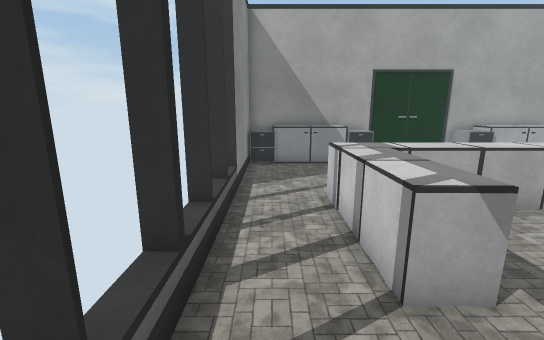
[1] (above)

16 first-person views from a walk through a scene from a Unity 3-D project. The camera is 1.3 m above the floor, tilts 12° down and sees 90° across. The floor is counted in squares, 0.5 m on a side. Each view is taken from the middle of a square. On the plan, view 1 faces up. The plan holds only what a view shows up to about 19 squares ahead; the rest is blank. The player is left out. Some surface patterns are stand-ins.

[2]
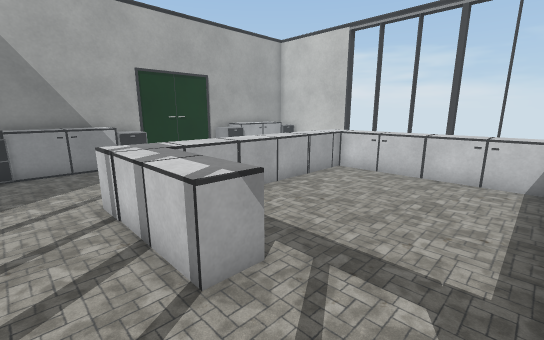

[3]
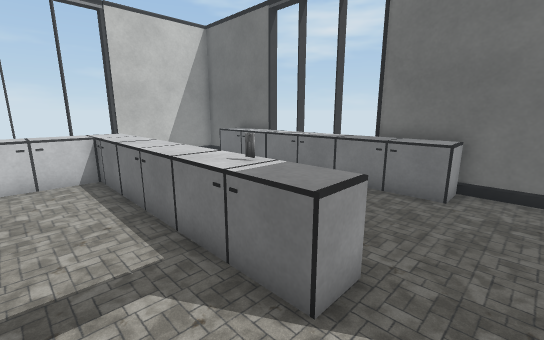

[4]
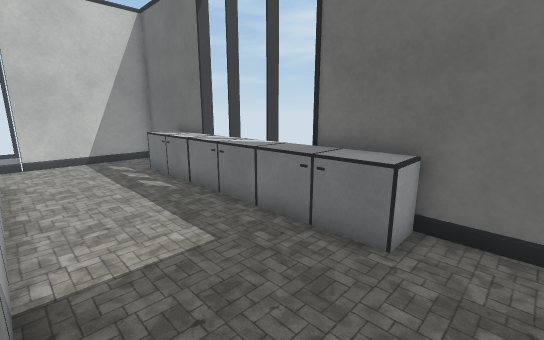

[5]
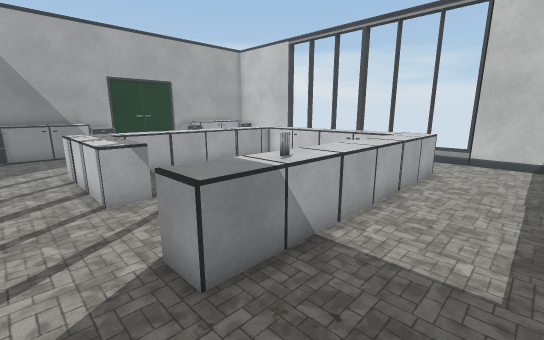

[6]
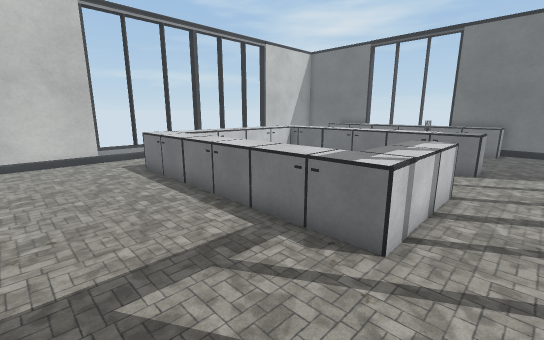

[7]
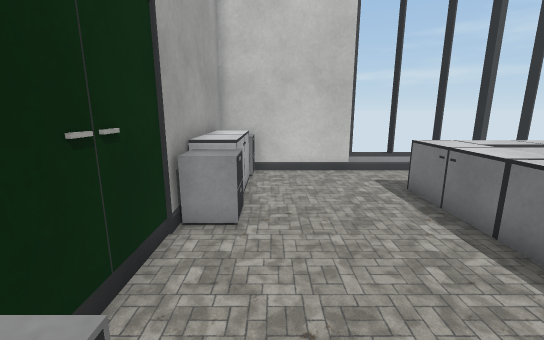

[8]
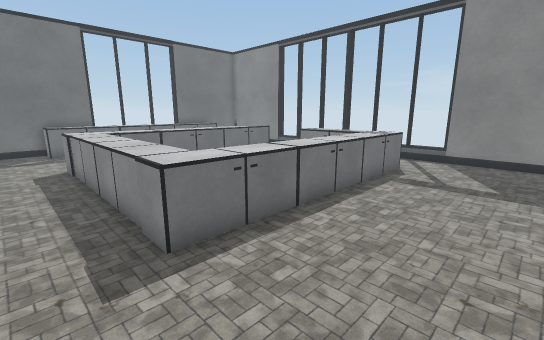

[9]
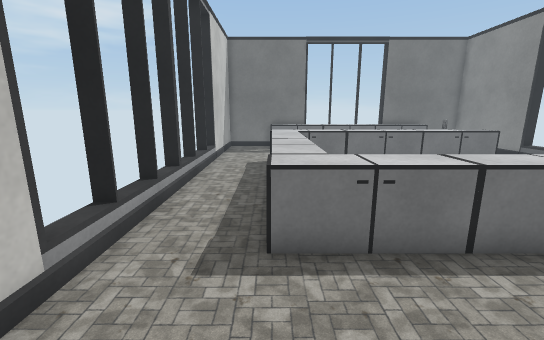

[10]
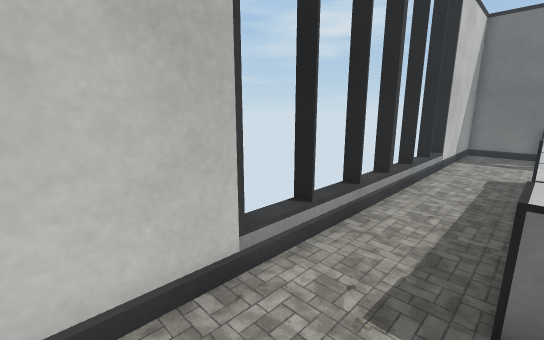

[11]
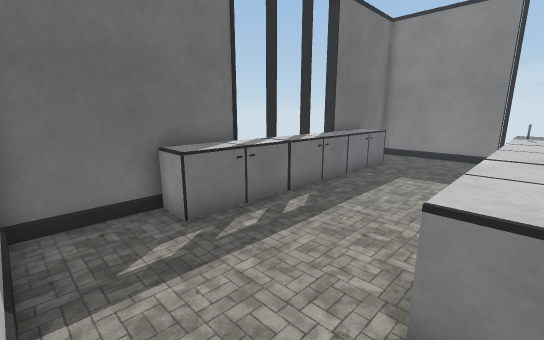

[12]
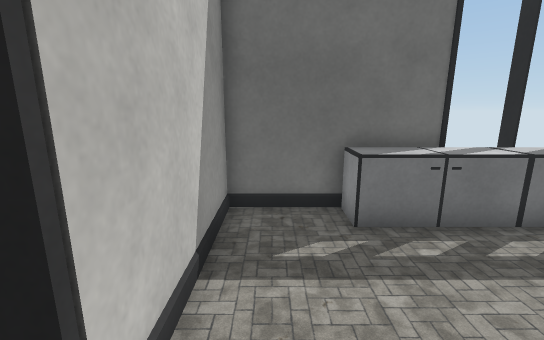

[13]
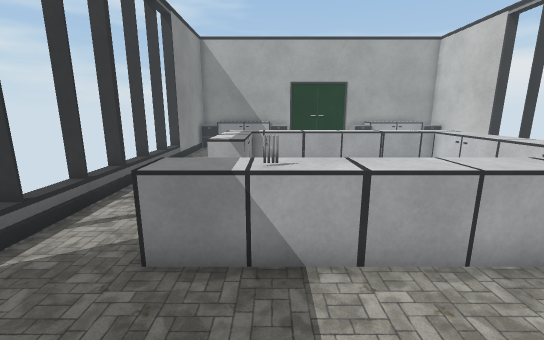

[14]
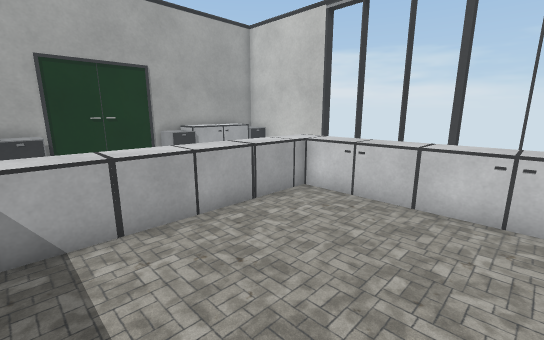

[15]
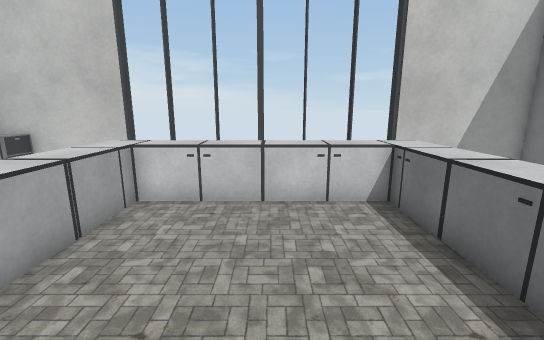

[16]
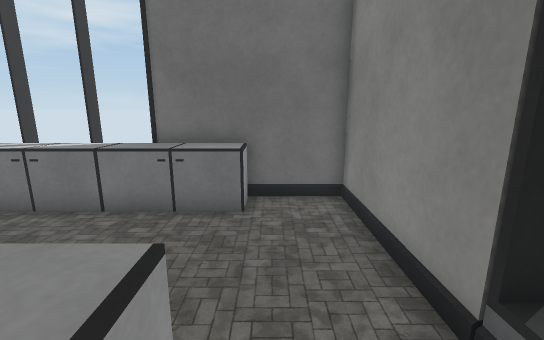

### Floor plan
Key: @ floor where view 1 was taken; # wall or solid block; . floor; / step, stairs or slope; C cabinet.
Columns run from 2 left of view 1 to 17 right of it. Each row starts with its distance up from view 1.
 15  ##CCC########CCC##
 14  CCCCCCC....CCCCCCC
 13  #................#
 12  #................#
 11  #................#
 10 ##................##
  9  /................/
  8 #/..CCCCCCCCCCCC../#
  7  /..CCCCCCCCCCCC../
  6 #/..CC........CC../#
  5  /..CC........CC../
  4 #/..CC........CC../#
  3  /..CC........CC../
  2 #/............CC../#
  1  /............CC../
  0 #/@...........CC../#
 -1  /..CCCCCCCCCCCC../
 -2 ##..CCCCCCCCCCCC..##
 -3 ##................##
 -4  #................#
 -5  #................#
 -6  #................#
 -7  #..CCCCCCCCCCCC..#
 -8  ###CCCCCCCCCCCC###
 -9        ######

Where each view was taken, in squares from view 1:
view 1: 0 up, 0 right, facing up
view 2: 0 up, 0 right, facing up-right
view 3: 2 up, 0 right, facing down-right
view 4: 2 down, 0 right, facing down-right
view 5: 5 down, 0 right, facing up-right
view 6: 13 up, 0 right, facing down-right
view 7: 13 up, 4 right, facing right
view 8: 13 up, 15 right, facing down-left
view 9: 13 up, 13 right, facing down
view 10: 12 up, 13 right, facing down-right
view 11: 1 down, 16 right, facing down-left
view 12: 1 down, 15 right, facing down
view 13: 6 down, 4 right, facing up
view 14: 1 up, 4 right, facing up-right
view 15: 3 up, 4 right, facing right
view 16: 0 up, 1 right, facing down
